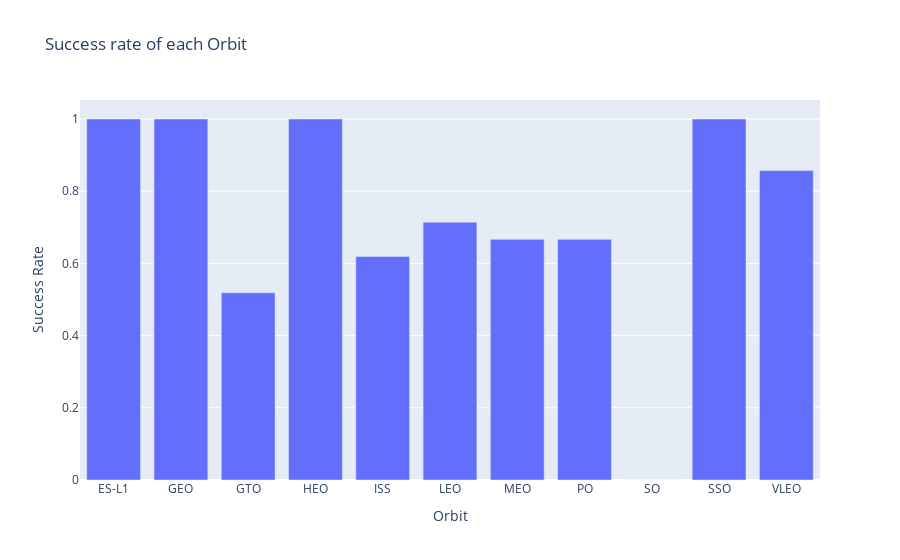

Here is the notebook cell this chart was saved with:
### Code cell
fig = px.bar(bar_data, x="Orbit", y="Class", title='Success rate of each Orbit', labels={'Class':'Success Rate'}) 
fig.show()

### Figure 1 — Plotly figure (JSON) as saved in the notebook; plotly's stock layout.template omitted (floating-point values rounded to 4 significant figures)
{"data": [{"alignmentgroup": "True", "hovertemplate": "Orbit=%{x}<br>Success Rate=%{y}<extra></extra>", "legendgroup": "", "marker": {"color": "#636efa"}, "name": "", "offsetgroup": "", "orientation": "v", "showlegend": false, "textposition": "auto", "type": "bar", "x": ["ES-L1", "GEO", "GTO", "HEO", "ISS", "LEO", "MEO", "PO", "SO", "SSO", "VLEO"], "xaxis": "x", "y": [1, 1, 0.5185, 1, 0.619, 0.7143, 0.6667, 0.6667, 0, 1, 0.8571], "yaxis": "y"}], "layout": {"barmode": "relative", "legend": {"tracegroupgap": 0}, "title": {"text": "Success rate of each Orbit"}, "xaxis": {"anchor": "y", "domain": [0, 1], "title": {"text": "Orbit"}}, "yaxis": {"anchor": "x", "domain": [0, 1], "title": {"text": "Success Rate"}}}}
